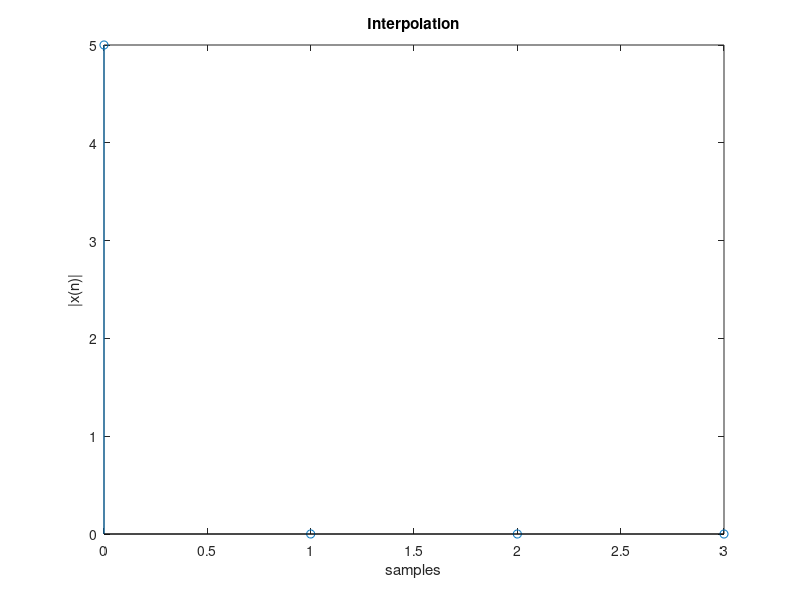

MATLAB code for this plot:
% Program to illustrate Interpolation
% Up-sampling factor: 2 
% Enter the input signal: [1 2 3]
% Output:
%      1     0     2     0     3
clear all;
L=input('Up-sampling factor: ' );
x=input('Enter the input signal: ' );
N=length(x);
n=0:N-1;
y=zeros(1,(L*N)-1);
y(1:L:length(y))=x;
disp('Output:');
disp(y);
NN=0:length(y)-1;
stem(NN,y);title('Interpolation');
ylabel('|x(n)|');xlabel('samples');axis tight;
